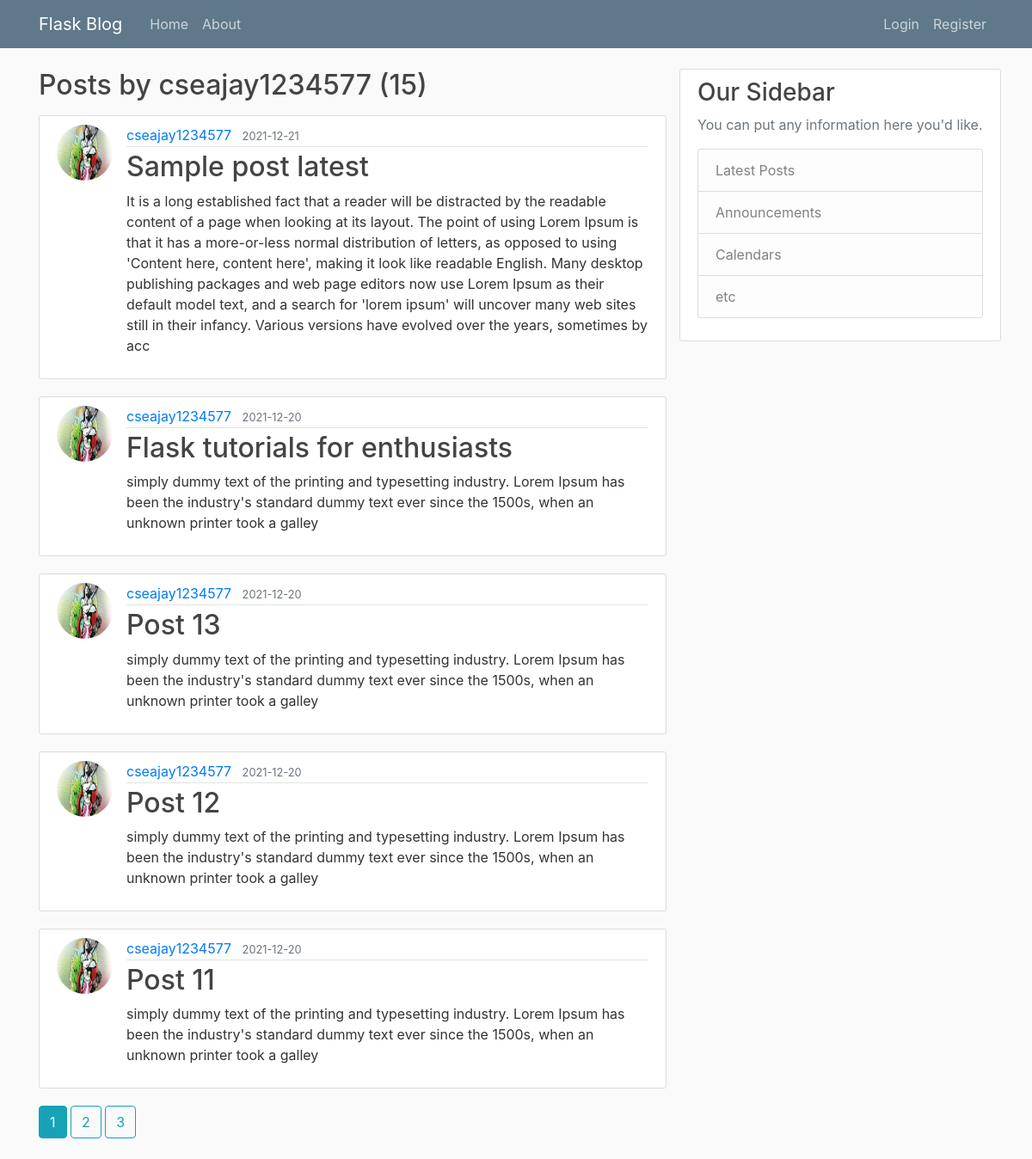
/user/cseajay1234577, run on the app's committed database.
### flaskblog/models.py (models this page shows, shortened)
class User(db.Model, UserMixin):
    id = db.Column(db.Integer, primary_key=True)
    username = db.Column(db.String(20), unique=True, nullable=False)
    email = db.Column(db.String(120), unique=True, nullable=False)
    image_file = db.Column(db.String(20), nullable=False, default='default.jpg')
    password = db.Column(db.String(60), nullable=False)
    posts = db.relationship('Post', backref='author', lazy=True)
    histories = db.relationship('AccountUpdateHistory', backref='author', lazy=True)

class Post(db.Model):
    id = db.Column(db.Integer, primary_key=True)
    title = db.Column(db.String(100), nullable=False)
    date_posted = db.Column(db.DateTime, nullable=False, default=datetime.now)
    content = db.Column(db.Text, nullable=False)
    user_id = db.Column(db.Integer, db.ForeignKey('user.id'), nullable=False)

### flaskblog/users/routes.py (the view)
@users.route("/user/<string:username>")
def user_posts(username):
    page = request.args.get('page', 1, type=int)
    user = User.query.filter_by(username=username).first_or_404()
    posts = Post.query.filter_by(author=user)\
        .order_by(Post.date_posted.desc())\
        .paginate(page=page, per_page=5)
    return render_template('user_posts.html', posts=posts, user=user)

### flaskblog/templates/user_posts.html
{% extends "layout.html" %}
{% block content%}
    <h2 class="mb-3"> Posts by {{ user.username }} ({{ posts.total }})</h2>
    {% for post in posts.items %}
        <article class="media content-section">
              <img class="rounded-circle article-img" src=" {{ url_for('static', filename='profile_pics/' + post.author.image_file) }}" alt="">
              <div class="media-body">
                <div class="article-metadata">
                  <a class="mr-2" href="{{ url_for('users.user_posts', username=post.author.username) }}">{{ post.author.username }}</a>
                  <small class="text-muted">{{ post.date_posted.strftime('%Y-%m-%d') }}</small>
                </div>
                <h2><a class="article-title" href=" {{ url_for('posts.post', post_id=post.id) }}">{{ post.title }}</a></h2>
                <p class="article-content">{{ post.content }}</p>
              </div>
        </article>
    {% endfor %}
    {% for page_num in posts.iter_pages(left_edge=1, right_edge=1, left_current=1, right_current=2) %}
        {% if page_num %}
            {% if posts.page == page_num %}
                    <a class="btn btn-info mb-4" href=" {{ url_for('users.user_posts', username=user.username, page=page_num) }}"> {{ page_num }}</a>
            {% else %}
                    <a class="btn btn-outline-info mb-4" href=" {{ url_for('users.user_posts', username=user.username, page=page_num) }}"> {{ page_num }}</a>
            {% endif %}
        {% else %}
            ...
        {% endif %}
    {% endfor %}
{% endblock content %}

### flaskblog/static/main.css (style rules this page uses)
body { background: #fafafa; color: #333333; margin-top: 5rem; }
h1, h2, h3, h4, h5, h6 { color: #444444; }
.content-section { background: #ffffff; padding: 10px 20px; border: 1px solid #dddddd; border-radius: 3px; margin-bottom: 20px; }
.article-title { color: #444444; }
.article-content { white-space: pre-line; }
.article-img { height: 65px; width: 65px; margin-right: 16px; }
.article-metadata { padding-bottom: 1px; margin-bottom: 4px; border-bottom: 1px solid #e3e3e3 }

### data on the page
User: username "cseajay1234577"
Post: image_file (picture), author.username "cseajay1234577", date_posted "2021-12-21", title "Sample post latest", content "It is a long established fact that a reader will be distracted by the readable content of a page when looking at its layout. The point of using Lorem Ipsum is that it has a more-or-less normal distribution of letters, as opposed to using 'Content here, content here', making it look like readable English. Many desktop publishing packages and web page editors now use Lorem Ipsum as their default model text, and a search for 'lorem ipsum' will uncover many web sites still in their infancy. Various versions have evolved over the years, sometimes by acc"
Post: image_file (picture), author.username "cseajay1234577", date_posted "2021-12-20", title "Flask tutorials for enthusiasts", content "simply dummy text of the printing and typesetting industry. Lorem Ipsum has been the industry's standard dummy text ever since the 1500s, when an unknown printer took a galley"
Post: image_file (picture), author.username "cseajay1234577", date_posted "2021-12-20", title "Post 13", content "simply dummy text of the printing and typesetting industry. Lorem Ipsum has been the industry's standard dummy text ever since the 1500s, when an unknown printer took a galley"
Post: image_file (picture), author.username "cseajay1234577", date_posted "2021-12-20", title "Post 12", content "simply dummy text of the printing and typesetting industry. Lorem Ipsum has been the industry's standard dummy text ever since the 1500s, when an unknown printer took a galley"
Post: image_file (picture), author.username "cseajay1234577", date_posted "2021-12-20", title "Post 11", content "simply dummy text of the printing and typesetting industry. Lorem Ipsum has been the industry's standard dummy text ever since the 1500s, when an unknown printer took a galley"

### other printed values
{{ posts.total }} "15"
{{ page_num }} "1"
{{ page_num }} "2" "3"
